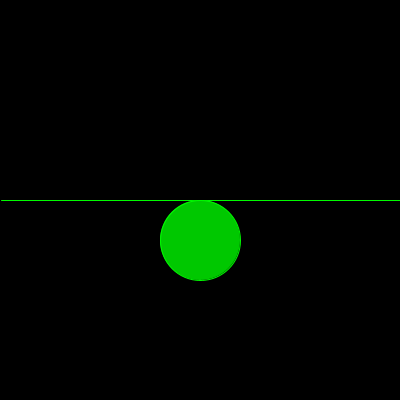
Frame 1 (no input)
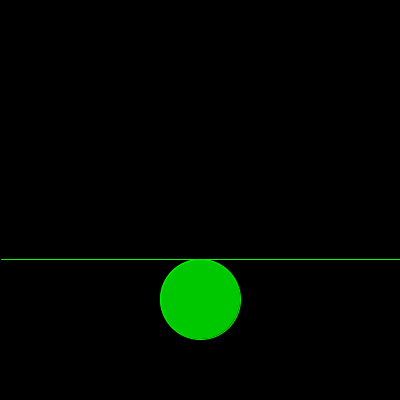
Frame 60 (the mouse pressed at the canvas centre just before this capture)
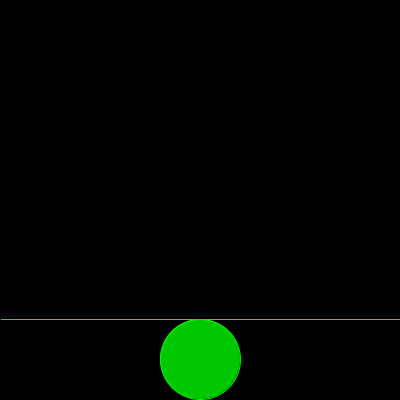
Frame 120 (the mouse held since frame 60 and released just before this capture)

The Processing sketch that drew these frames (run headless with seeded random() and noise(); from frame 60 on, the mouse is pressed at the canvas centre):

// Processing sketch: ejercicio_19
// ── ejercicio_19.pde
int y=200, t=1, y2=40;

void setup(){
  size(400,400);
}
void draw(){
  background(0);
  
  stroke(0,250,0);
  fill(0,200,0);
   line(t,y,width,y);
  ellipse(width/2,y+y2,80,80);
  
  for(int h=0;h <1;h++){
  y= y+t;
  }
  if(y> height || y <0){
    t= t*-1;
    y2= y2*-1;
  }
 
}
